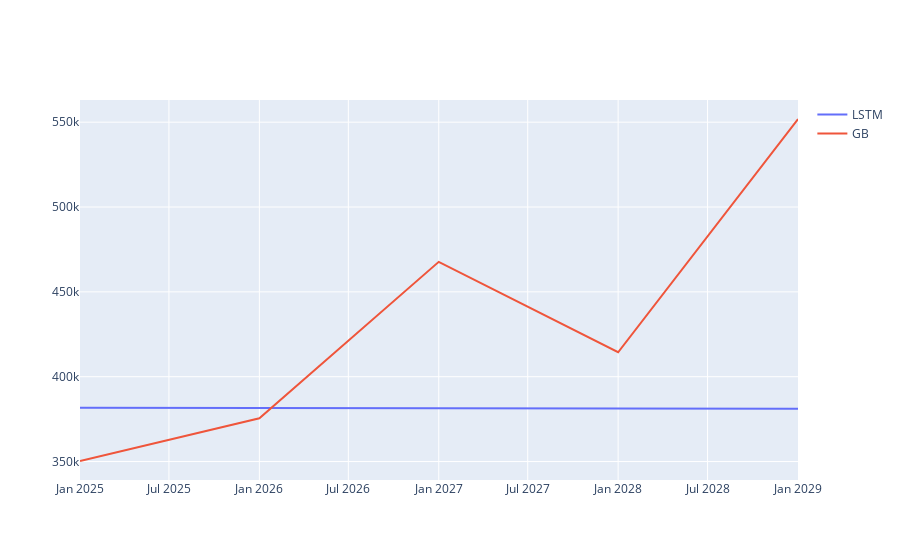

Write notebook code for a chart like this one.
### Code cell
fig = go.Figure()

fig.add_trace(go.Scatter(x=pd.to_datetime(lstmdates),
                         y=lstmprices,
                         mode='lines',
                         name='LSTM'))
fig.add_trace(go.Scatter(x=pd.to_datetime(gbdates),
                         y=gbprices,
                         mode='lines',
                         name='GB'))
fig.show()

### Figure 1 — Plotly figure (JSON) as saved in the notebook; plotly's stock layout.template omitted (floating-point values rounded to 4 significant figures)
{"data": [{"mode": "lines", "name": "LSTM", "type": "scatter", "x": ["2025-01-01T00:00:00", "2026-01-01T00:00:00", "2027-01-01T00:00:00", "2028-01-01T00:00:00", "2029-01-01T00:00:00"], "y": [381700.0, 381500.0, 381300.0, 381200.0, 381100.0]}, {"mode": "lines", "name": "GB", "type": "scatter", "x": ["2025-01-01T00:00:00", "2026-01-01T00:00:00", "2027-01-01T00:00:00", "2028-01-01T00:00:00", "2029-01-01T00:00:00"], "y": [350300.0, 375500.0, 467700.0, 414400.0, 551900.0]}], "layout": {}}
